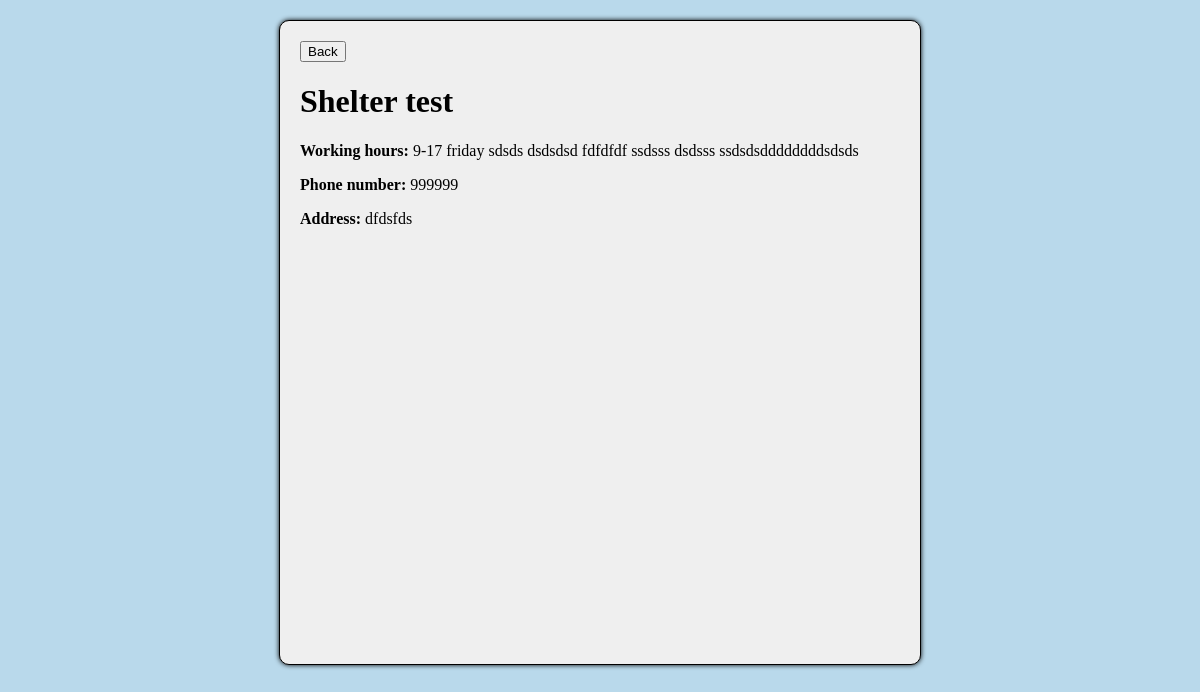
/shelters/9/, run on the app's committed database.
### gui/models.py (models this page shows, shortened)
class Shelter(models.Model):
    user = models.OneToOneField(get_user_model(), on_delete=models.CASCADE, related_name='shelter', limit_choices_to={'role': 'shelter'}, null=True)
    name = models.CharField(max_length=255)
    working_hours = models.TextField()
    phone = models.CharField(max_length=20)
    address = models.CharField(max_length=255, default='')
    latitude = models.FloatField(default=0.0)
    longitude = models.FloatField(default=0.0)

### gui/views.py (the view)
# urls.py: path('shelters/<int:pk>/', ShelterDetailView.as_view(), name='shelter_details'),
class ShelterDetailView(DetailView):
    model = Shelter
    template_name = 'shelter_details.html'
    context_object_name = 'shelter'
    def get_context_data(self, **kwargs):
        context = super().get_context_data(**kwargs)
        shelter = self.get_object()
        m = folium.Map(location=[shelter.latitude, shelter.longitude], zoom_start=15)
        folium.Marker([shelter.latitude, shelter.longitude], tooltip=shelter.name).add_to(m)
        context['map_html'] = m._repr_html_()
        return context

### gui/templates/shelter_details.html (shortened to what this page needs)
{% extends "base.html" %}
{% block content %}
<button onclick="history.back();">Back</button>
<div class="shelter-details">
    <h1>{{ shelter.name }}</h1>
    <p><strong>Working hours:</strong> {{ shelter.working_hours }}</p>
    <p><strong>Phone number:</strong> {{ shelter.phone }}</p>
    <p><strong>Address:</strong> {{ shelter.address }}</p>
    <div id="shelter-map" style="height: 400px;">
    </div>
</div>
{% endblock %}

### gui/static/generic.css (style rules this page uses)
body { background-color: #b9d9eb; }

### data on the page
Shelter: name "Shelter test", working_hours "9-17 friday sdsds dsdsdsd fdfdfdf ssdsss dsdsss ssdsdsddddddddsdsds", phone "999999", address "dfdsfds"
